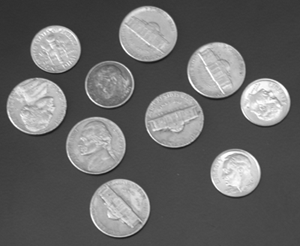
#> input picture MAP/image.png, 300 x 246 px
$ python 'Python code MAP Adarsha.py'
#> lines starting #> are read from the running program, lines starting #| are printed output that depends on the picture
#!/usr/bin/env python
# coding: utf-8

# # MAP Implementation

# In[73]:


def restore_image_gradient_descent(image_name, sigma, alpha, prior_mean,prior_variance,learning_rate,num_iterations ):


#> called with image_name = 'image.png', sigma = 0.1, alpha = 0.01, prior_mean = 0, prior_variance = 0.01, learning_rate = 0.01, num_iterations = 1000
    import numpy as np
    import matplotlib.pyplot as plt
    from PIL import Image

   # Read the image file
    img = Image.open(image_name).convert('L') # 'L' mode for grayscale
#> img is the input picture: PIL image 300x246 L; min 23, max 255, mean 103
    image = np.array(img) / 255.0

   # Add noise to the image
    noisy_image = image + np.random.normal(0, sigma, size=image.shape)
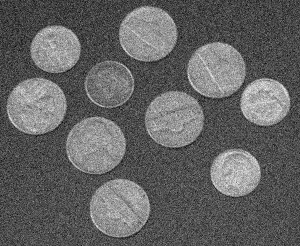
#> noisy_image: shape (246, 300) float64; min -0.182, max 1.31, mean 0.403; drawn with min black and max white

   # Initialize the restored image
    restored_image = noisy_image.copy()

   # Define the gradient descent update function with Gaussian prior
    def gradient_descent_update(image, noisy_image, alpha, sigma, learning_rate, prior_mean, prior_variance):
       # Compute the gradient of the posterior distribution
        posterior = np.exp(-0.5 * ((image - noisy_image) / sigma)**2)
        gradient = (noisy_image - image) / sigma**2 - alpha * (image - prior_mean) / prior_variance
        gradient *= posterior
        image += learning_rate * gradient
        image = np.clip(image, 0, 1)
        return image

    # Perform gradient descent
    for i in range(num_iterations):
        restored_image = gradient_descent_update(restored_image, noisy_image, alpha, sigma, learning_rate, prior_mean, prior_variance)
#> this loop made 1000 passes
#> pass 1, in gradient_descent_update, `gradient = (noisy_image - image) / sigma**2 - alpha * (image - prior_m..`:
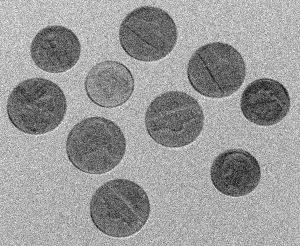
#> gradient: shape (246, 300) float64; min -1.31, max 0.182, mean -0.403; drawn with min black and max white
#> pass 1, in gradient_descent_update, `image = np.clip(image, 0, 1)`:
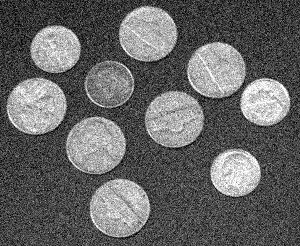
#> image: shape (246, 300) float64; min 0, max 1, mean 0.399

    # Display the results
    plt.subplot(1, 3, 1)
    plt.imshow(image, cmap='gray')
    plt.title('Original image')
    plt.axis('off')

    plt.subplot(1, 3, 2)
    plt.imshow(noisy_image, cmap='gray')
    plt.title('Noisy image')
    plt.axis('off')

    plt.subplot(1, 3, 3)
    plt.imshow(restored_image, cmap='gray')
    plt.title('Restored image')
    plt.axis('off')

    plt.show()
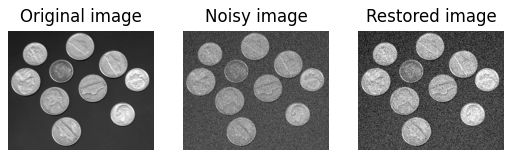
#> figure drawn by matplotlib, 3 panels

   # Compute the PSNR of the noisy image
    mse_noisy = np.mean((noisy_image - image)**2)
#> mse_noisy = 0.00993
    psnr_noisy = 20 * np.log10(1.0 / np.sqrt(mse_noisy))
#> psnr_noisy = 20.03
    print(f"Noisy image PSNR: {psnr_noisy:.2f} dB")
#| Noisy image PSNR: 20.03 dB

   # Compute the PSNR of the restored image
    mse_restored = np.mean((restored_image - image)**2)
#> mse_restored = 0.00959
    psnr_restored = 20 * np.log10(1.0 / np.sqrt(mse_restored))
#> psnr_restored = 20.18
    print(f"Restored image PSNR: {psnr_restored:.2f} dB")
#| Restored image PSNR: 20.18 dB

    return noisy_image, restored_image


# ## Experiment 4.1

# In[78]:


noisy_image,restored_image=restore_image_gradient_descent("image.png", 0.1, 0.01, 0,0.01, 0.01,1000)

# Save the noisy image and the restored images
#> (the run stopped early here; a loop or call above may not have finished)
